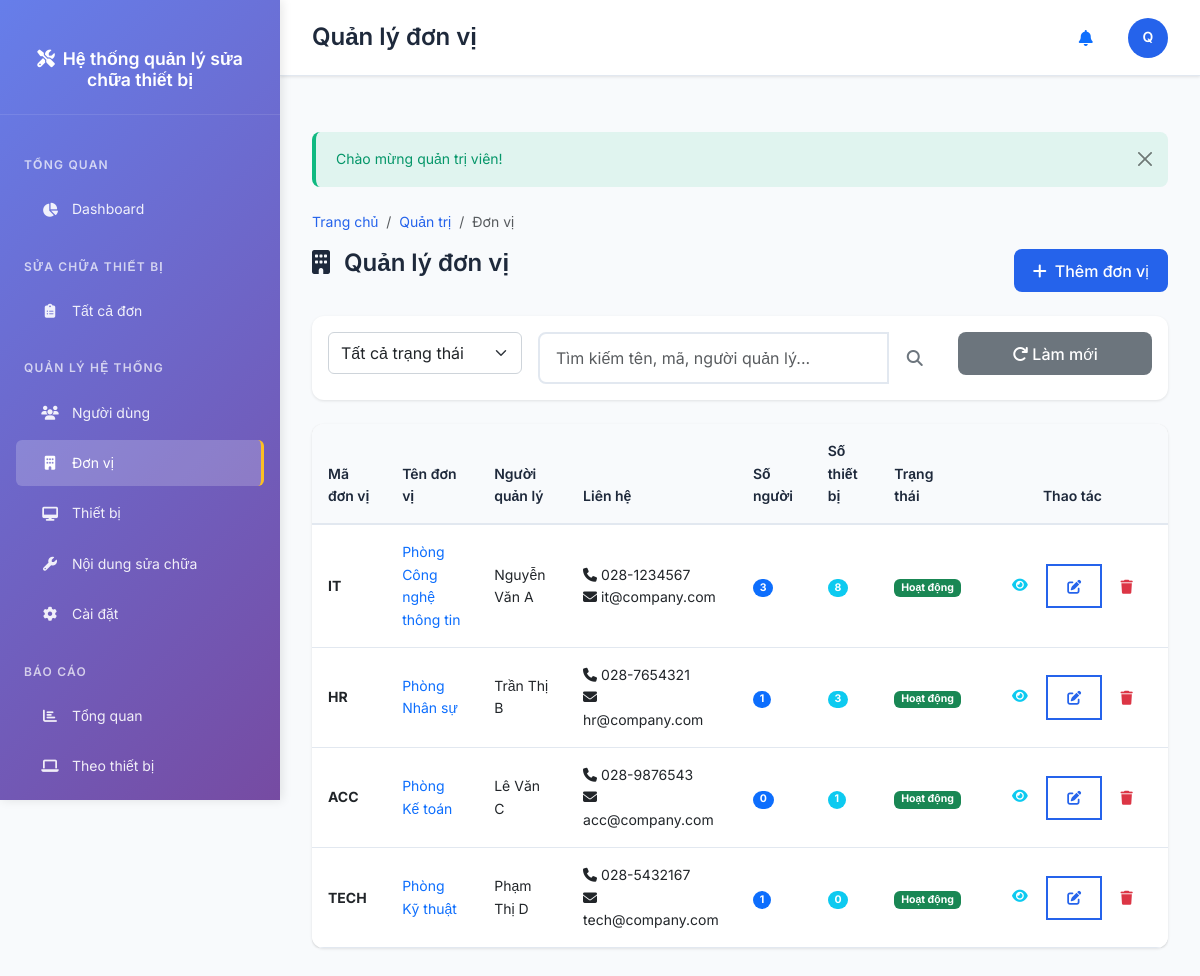
Before: /admin/departments.php (signed in) with the older database file.
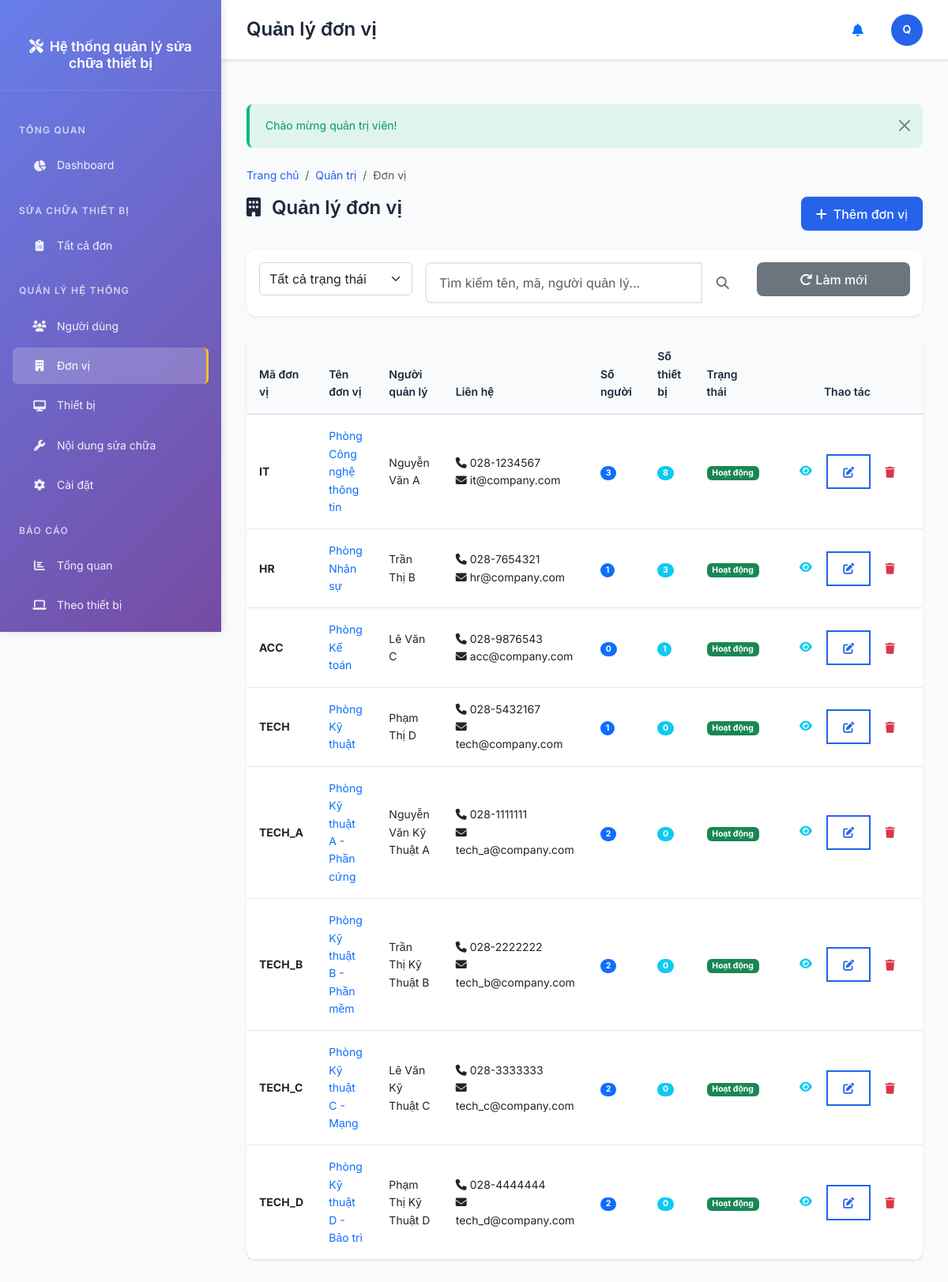
After: the same page with the newer database file.
### tables this page shows
CREATE TABLE users (
    id INT AUTO_INCREMENT PRIMARY KEY,
    username VARCHAR(50) NOT NULL UNIQUE,
    password VARCHAR(255) NOT NULL,
    full_name VARCHAR(100) NOT NULL,
    email VARCHAR(100),
    phone VARCHAR(20),
    department_id INT,
    role_id INT NOT NULL,
    avatar VARCHAR(255),
    status ENUM('active', 'inactive') DEFAULT 'active',
    last_login TIMESTAMP NULL,
    created_at TIMESTAMP DEFAULT CURRENT_TIMESTAMP,
    updated_at TIMESTAMP DEFAULT CURRENT_TIMESTAMP ON UPDATE CURRENT_TIMESTAMP,
    FOREIGN KEY (department_id) REFERENCES departments(id) ON DELETE SET NULL,
    FOREIGN KEY (role_id) REFERENCES roles(id) ON DELETE RESTRICT
);

CREATE TABLE departments (
    id INT AUTO_INCREMENT PRIMARY KEY,
    code VARCHAR(20) NOT NULL UNIQUE,
    name VARCHAR(200) NOT NULL,
    address TEXT,
    phone VARCHAR(20),
    email VARCHAR(100),
    manager_name VARCHAR(100),
    status ENUM('active', 'inactive') DEFAULT 'active',
    created_at TIMESTAMP DEFAULT CURRENT_TIMESTAMP,
    updated_at TIMESTAMP DEFAULT CURRENT_TIMESTAMP ON UPDATE CURRENT_TIMESTAMP
);

### config/config.php (called while the page is built, shortened)
<?php
spl_autoload_register(function ($class) {
    $paths = [
        BASE_PATH . 'models/',
        BASE_PATH . 'controllers/',
        BASE_PATH . 'config/',
        BASE_PATH . 'utils/',
        BASE_PATH . 'middleware/'
    ];
    foreach ($paths as $path) {
        $file = $path . $class . '.php';
        if (file_exists($file)) {
            return;
        }
    }
});
require_once BASE_PATH . 'utils/helpers.php';
?>

### config/Database.php (called while the page is built, shortened)
<?php
class Database {
    private $host = 'localhost';
    private $dbname = 'equipment_repair_management';
    private $username = 'root';
    private $password = '210506';
    private $pdo;
    private static $instance = null;
    public function __construct() {
        try {
            $dsn = "mysql:host={$this->host};dbname={$this->dbname};charset=utf8mb4";
            $options = [
                PDO::ATTR_ERRMODE => PDO::ERRMODE_EXCEPTION,
                PDO::ATTR_DEFAULT_FETCH_MODE => PDO::FETCH_ASSOC,
                PDO::ATTR_EMULATE_PREPARES => false,
                PDO::MYSQL_ATTR_INIT_COMMAND => "SET NAMES utf8mb4",
                PDO::MYSQL_ATTR_SSL_VERIFY_SERVER_CERT => false
            ];
            $this->pdo = new PDO($dsn, $this->username, $this->password, $options);
        } catch (PDOException $e) {
            error_log("Database connection failed: " . $e->getMessage());
            die("Không thể kết nối đến cơ sở dữ liệu. Vui lòng thử lại sau.");
        }
    }
    public static function getInstance() {
        if (self::$instance === null) {
            self::$instance = new self();
        }
        return self::$instance;
    }
    public function query($sql, $params = []) {
        try {
            $stmt = $this->pdo->prepare($sql);
            $stmt->execute($params);
            return $stmt;
        } catch (PDOException $e) {
            error_log("Query failed: " . $e->getMessage());
            error_log("SQL: " . $sql);
            error_log("Params: " . print_r($params, true));
            throw new Exception("Lỗi thực thi truy vấn cơ sở dữ liệu: " . $e->getMessage());
        }
    }
    public function fetch($sql, $params = []) {
        $stmt = $this->query($sql, $params);
        return $stmt->fetch();
    }
    public function fetchAll($sql, $params = []) {
        $stmt = $this->query($sql, $params);
        return $stmt->fetchAll();
    }
}
?>

### models/Department.php (called while the page is built, shortened)
<?php
class Department {
    private $db;
    public function __construct() {
        $this->db = Database::getInstance();
    }
    public function getAll($filters = []) {
        $where = ["status != 'deleted'"];
        $params = [];
        $sql = "SELECT *,
                       (SELECT COUNT(*) FROM users u WHERE u.department_id = departments.id AND u.status = 'active') as user_count,
                       (SELECT COUNT(*) FROM equipments e WHERE e.department_id = departments.id AND e.status != 'disposed') as equipment_count
                FROM departments
                WHERE " . implode(' AND ', $where) . "
                ORDER BY created_at DESC";
        return $this->db->fetchAll($sql, $params);
    }
}
?>

### utils/helpers.php (called while the page is built, shortened)
<?php
function e($string) {
    return htmlspecialchars($string ?? '', ENT_QUOTES, 'UTF-8');
}
function url($path = '') {
    return BASE_URL . ltrim($path, '/');
}
function is_logged_in() {
    return isset($_SESSION['user_id']) && !empty($_SESSION['user_id']) && is_numeric($_SESSION['user_id']);
}
function current_user() {
    try {
        $db = Database::getInstance();
        $user = $db->fetch(
            "SELECT u.*, r.name as role_name, r.display_name as role_display_name,
                    d.name as department_name
             FROM users u
             LEFT JOIN roles r ON u.role_id = r.id
             LEFT JOIN departments d ON u.department_id = d.id
             WHERE u.id = ? AND u.status = 'active'",
            [$_SESSION['user_id']]
        );
        return $user;
    } catch (Exception $e) {
        error_log("Error in current_user(): " . $e->getMessage());
        return null;
    }
}
function has_any_role($roles) {
    $user = current_user();
    return in_array($user['role_name'], $roles);
}
?>

### admin/departments.php (the view, shortened to what the rows shown need)
<?php
require_once __DIR__ . '/../config/config.php';
$departmentModel = new Department();
$title = 'Quản lý đơn vị';
$action = $_GET['action'] ?? 'list';
$filters = [
    'status' => $_GET['status'] ?? '',
    'search' => $_GET['search'] ?? ''
];
$departments = $departmentModel->getAll($filters);
$viewDepartment = null;
?>
<div class="row mb-4">
    <div class="col-md-8">
        <h2 class="page-title">
            <i class="fas fa-building me-2"></i>
            <?php if ($action === 'view' && $viewDepartment): ?>
                Chi tiết đơn vị: <?= e($viewDepartment['name']) ?>
            <?php else: ?>
                Quản lý đơn vị
            <?php endif; ?>
        </h2>
    </div>
</div>
<?php if ($action === 'list'): ?>
    <div class="card">
        <div class="card-body p-0">
            <?php if (empty($departments)): ?>
                <div class="text-center py-5">
                    <i class="fas fa-building fa-3x text-muted mb-3"></i>
                    <h5 class="text-muted">Chưa có đơn vị nào</h5>
                    <button type="button" class="btn btn-primary" data-bs-toggle="modal" data-bs-target="#createDepartmentModal">
                        <i class="fas fa-plus me-2"></i>Thêm đơn vị đầu tiên
                    </button>
                </div>
            <?php else: ?>
                <div class="table-responsive">
                    <table class="table table-hover mb-0">
                        <thead class="table-light">
                            <tr>
                                <th>Mã đơn vị</th>
                                <th>Tên đơn vị</th>
                                <th>Người quản lý</th>
                                <th>Liên hệ</th>
                                <th>Số người</th>
                                <th>Số thiết bị</th>
                                <th>Trạng thái</th>
                                <th class="text-center" width="150">Thao tác</th>
                            </tr>
                        </thead>
                        <tbody>
                            <?php foreach ($departments as $dept): ?>
                                <tr>
                                    <td><strong><?= e($dept['code']) ?></strong></td>
                                    <td>
                                        <a href="<?= url('admin/departments.php?action=view&id=' . $dept['id']) ?>"
                                           class="text-decoration-none">
                                            <?= e($dept['name']) ?>
                                        </a>
                                    </td>
                                    <td><?= e($dept['manager_name'] ?: 'Chưa phân công') ?></td>
                                    <td>
                                        <?php if ($dept['phone']): ?>
                                            <i class="fas fa-phone me-1"></i><?= e($dept['phone']) ?><br>
                                        <?php endif; ?>
                                        <?php if ($dept['email']): ?>
                                            <i class="fas fa-envelope me-1"></i><?= e($dept['email']) ?>
                                        <?php endif; ?>
                                    </td>
                                    <td>
                                        <span class="badge bg-primary rounded-pill">
                                            <?= number_format($dept['user_count']) ?>
                                        </span>
                                    </td>
                                    <td>
                                        <span class="badge bg-info rounded-pill">
                                            <?= number_format($dept['equipment_count']) ?>
                                        </span>
                                    </td>
                                    <td>
                                        <?php if ($dept['status'] === 'active'): ?>
                                            <span class="badge bg-success">Hoạt động</span>
                                        <?php else: ?>
                                            <span class="badge bg-secondary">Tạm khóa</span>
                                        <?php endif; ?>
                                    </td>
                                    <td class="text-center">
                                        <div class="btn-group" role="group">
                                            <a href="<?= url('admin/departments.php?action=view&id=' . $dept['id']) ?>"
                                               class="btn btn-sm btn-outline-info" title="Xem chi tiết">
                                                <i class="fas fa-eye"></i>
                                            </a>
                                            <a href="<?= url('admin/departments.php?action=edit&id=' . $dept['id']) ?>"
                                               class="btn btn-sm btn-outline-primary" title="Sửa">
                                                <i class="fas fa-edit"></i>
                                            </a>
                                            <button type="button" class="btn btn-sm btn-outline-danger"
                                                    onclick="deleteDepartment(<?= $dept['id'] ?>, '<?= e($dept['name']) ?>', <?= $dept['user_count'] ?>, <?= $dept['equipment_count'] ?>)"
                                                    title="Xóa">
                                                <i class="fas fa-trash"></i>
                                            </button>
                                        </div>
                                    </td>
                                </tr>
                            <?php endforeach; ?>
                        </tbody>
                    </table>
                </div>
            <?php endif; ?>
        </div>
    </div>
<?php endif; ?>
<?php
$content = ob_get_clean();
include '../layouts/app.php';
?>

### layouts/app.php (shortened to what the rows shown need)
<!DOCTYPE html>
<html lang="vi">
<head>
    <link href="https://cdn.jsdelivr.net/npm/bootstrap@5.3.0/dist/css/bootstrap.min.css" rel="stylesheet">
    <link href="https://cdnjs.cloudflare.com/ajax/libs/font-awesome/6.4.0/css/all.min.css" rel="stylesheet">
    <link href="<?= url('assets/css/style.css') ?>" rel="stylesheet">
</head>
<body>
    <?php
    $user = current_user();
    $current_page = basename($_SERVER['PHP_SELF'], '.php');
    ?>
            <?php if (has_any_role(['admin', 'clerk'])): ?>
            <div class="nav-section">
                <div class="nav-section-title">Báo cáo</div>
                <a href="<?= url('reports/overview.php') ?>" class="nav-link <?= $current_page === 'overview' ? 'active' : '' ?>">
                    <i class="fas fa-chart-bar"></i>
                    Tổng quan
                </a>
                <a href="<?= url('reports/equipment.php') ?>" class="nav-link <?= $current_page === 'equipment' && strpos($_SERVER['REQUEST_URI'], 'reports') ? 'active' : '' ?>">
                    <i class="fas fa-laptop"></i>
                    Theo thiết bị
                </a>
                <a href="<?= url('reports/department.php') ?>" class="nav-link <?= $current_page === 'department' ? 'active' : '' ?>">
                    <i class="fas fa-building"></i>
                    Theo đơn vị
                </a>
            </div>
            <?php endif; ?>
    <div class="main-content">
        <header class="main-header">
            <div class="header-content">
                <div>
                    <h1 class="page-title"><?= e($title ?? 'Dashboard') ?></h1>
                </div>
                <div class="user-menu">
                    <div class="dropdown">
                        <a href="#" class="user-avatar" data-bs-toggle="dropdown">
                            <?php if ($user && $user['avatar']): ?>
                                <img src="<?= upload_url('avatars/' . $user['avatar']) ?>" alt="Avatar" style="width: 100%; height: 100%; object-fit: cover; border-radius: 50%;">
                            <?php else: ?>
                                <?= $user ? strtoupper(substr($user['full_name'], 0, 1)) : 'U' ?>
                            <?php endif; ?>
                        </a>
                    </div>
                </div>
            </div>
        </header>
        <main class="content-area">
            <?php if (isset($content)): ?>
                <?= $content ?>
            <?php endif; ?>
        </main>
    </div>
</body>
</html>

Changed rows visible on the page:
added departments: code "TECH_A", name "Phòng Kỹ thuật A - Phần cứng", manager_name "Nguyễn Văn Kỹ Thuật A", phone "028-1111111", email "tech_a@company.com", user_count "2", equipment_count "0", status "Hoạt động"
added departments: code "TECH_B", name "Phòng Kỹ thuật B - Phần mềm", manager_name "Trần Thị Kỹ Thuật B", phone "028-2222222", email "tech_b@company.com", user_count "2", equipment_count "0", status "Hoạt động"
added departments: code "TECH_C", name "Phòng Kỹ thuật C - Mạng", manager_name "Lê Văn Kỹ Thuật C", phone "028-3333333", email "tech_c@company.com", user_count "2", equipment_count "0", status "Hoạt động"
added departments: code "TECH_D", name "Phòng Kỹ thuật D - Bảo trì", manager_name "Phạm Thị Kỹ Thuật D", phone "028-4444444", email "tech_d@company.com", user_count "2", equipment_count "0", status "Hoạt động"
